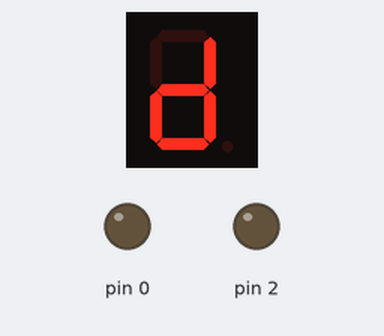
A sketch run on a simulated Arduino Uno, built with avr-gcc and run on an emulated ATmega328P. Shown: 1-digit seven-segment display, output pins drawn as LEDs (lit = HIGH). Wiring (inferred from the names in the program): 1-digit 7-segment display, segments lit when HIGH: segments pin 5, pin 6, pin 7, pin 8, pin 9, pin 10, pin 11. The segment pins are drawn as the display they are named for; pins used as bus, display or sensor lines are not drawn.

Above: at 0.1 s.
At 0.7 s:
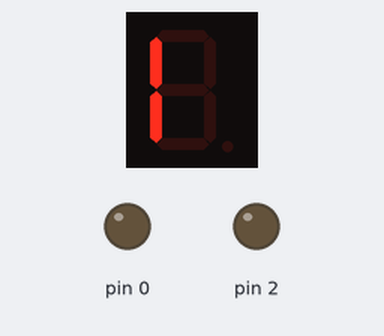
At 1.3 s:
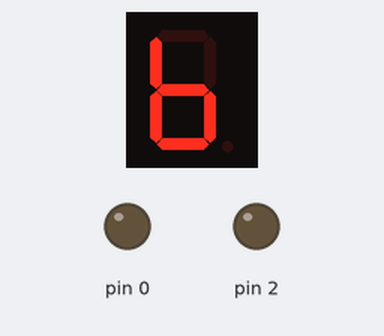
At 2.5 s:
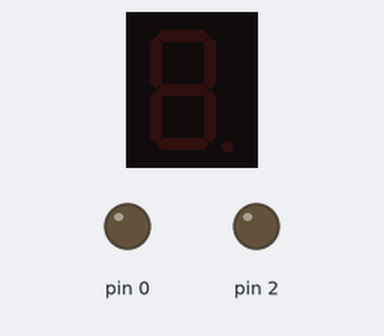
At 3.7 s:
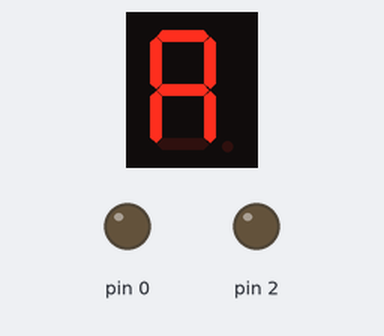

The sketch:

display_3.ino
```cpp
/**********************************************************************************
**                                                                               **
**                               Plantilla                                       **
*                                                                                **
*                              display prog  3                                   **
*                                                                                **
*                                                                                **
*                                                                                **
*       David Jurado                                           13/03             **
**                                                                               **
**                                                                               **
**********************************************************************************/

//********** Includes *************************************************************

//********** Variables ************************************************************
// Cal utilitzar aquests dos parametres si es catode comu
const char ledOn = HIGH;
const char ledOff = LOW;
// Cal utilitzar aquests dos paramtre si es anode comu
//const char ledOn = LOW;
//const char ledOff = HIGH;

// Assignacio de segments a ports de sortida
int seg_a = 5;
int seg_b = 6;
int seg_c = 7;
int seg_d = 8;
int seg_e = 9;
int seg_f = 10;
int seg_g = 11;

const int segmentPin[] = {seg_a,seg_b,seg_c,seg_d,seg_e,seg_f,seg_g};//pins segments

int segmentNum = 15;    // número de segment
int pausa = 200;       // definir variable per marcar velocitat de mostrar lletres
const byte codis[] = { // números i lletres en format 7segments ABCDEFG
 //ABCDEFG_
  B11111100,  // Representa el 0
  B01100000,  // Representa el 1
  B11011010,  // Representa el 2
  B11110010,  // Representa el 3
  B01100110,  // Representa el 4
  B10110110,  // Representa el 5
  B00111110,  // Representa el 6
  B11100000,  // Representa el 7
  B11111110,  // Representa el 8
  B11100110,  // Representa el 9
  B11101110,  // Representa la a (10)
  B00111110,  // Representa la b (11)
  B10011100,  // Representa la c (12)
  B01111010,  // Representa la d (13)
  B10011110,  // Representa la e (14)
  B10001110,  // Representa la f (15)
  B11110110,  // Representa la g (16)
  B01101110,  // Representa la h (17)
  B00001100,  // Representa la i (18)
  B01111000,  // Representa la j (19)
  B01101110,  // Representa la k (20)
  B00011100,  // Representa la l (21)
  B10101000,  // Representa la m (22)
  B00101010,  // Representa la n (23)
  B11111100,  // Representa la o (24)
  B11001110,  // Representa la p (25)
  B11100110,  // Representa la q (26)
  B00001010,  // Representa la r (27)
  B10110110,  // Representa la s (28)
  B00111100,  // Representa la t (29)
  B01111100,  // Representa la u (30)
  B00111000,  // Representa la v (31)
  B01010100,  // Representa la w (32)
  B01101110,  // Representa la x (33)
  B01110110,  // Representa la y (34)
  B11011010,  // Representa la z (35)
  B00000000,  // Representa el   (36)
};

//********** Setup ****************************************************************
void setup()
{
  // Configura els pins com a sortides i deixa el Display parat
  for(int i = 0; i < segmentNum; i++)
  {
    pinMode(segmentPin[i], OUTPUT);
    digitalWrite(segmentPin[i], ledOff);
  }
}

//********** Loop *****************************************************************
void loop()
{
  mostra(13);  // D
  mostra(10);  // A
  mostra(31);  // V
  mostra(18);  // I
  mostra(13);  // D
  mostra(19);  // J
  mostra(11);  // B

  delay(1000);
  shutDown();
  delay(1000);
}

//********** Funcions *************************************************************
void mostra(int element)
{
  boolean estatSegment;
  for(int segment = 1; segment < 8; segment++)
  {
    estatSegment = bitRead(codis[element], segment);
    if (ledOn == LOW) estatSegment = ! estatSegment;// Si anode comu, invertir sortida
    digitalWrite(segmentPin[(7-segment)], estatSegment);
  }
  delay(pausa);
}

//Aquesta funcio apaga tots elssegments
void shutDown()
{
  for(int i = 0; i < 7; i++)
  {
    digitalWrite(segmentPin[i], ledOff);
  }

}
```

Measured:
- by itself, everything shown: repeats every 3.4 s, in 8 steps
- what the display in image 2 shows lasts 1.2 s, from 1.2 s to 2.4 s
- what the display in image 3 shows lasts 1.0 s, from 2.4 s to 3.4 s
